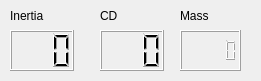
   <widget class="QWidget" name="widget" native="true">
    <property name="geometry">
     <rect>
      <x>1449</x>
      <y>570</y>
      <width>261</width>
      <height>81</height>
     </rect>
    </property>
    <property name="autoFillBackground">
     <bool>false</bool>
    </property>
    <widget class="QLabel" name="label_34">
     <property name="geometry">
      <rect>
       <x>10</x>
       <y>5</y>
       <width>81</width>
       <height>21</height>
      </rect>
     </property>
     <property name="text">
      <string>Inertia</string>
     </property>
     <property name="alignment">
      <set>Qt::AlignLeading|Qt::AlignLeft|Qt::AlignVCenter</set>
     </property>
    </widget>
    <widget class="QLabel" name="label_12">
     <property name="geometry">
      <rect>
       <x>180</x>
       <y>5</y>
       <width>61</width>
       <height>21</height>
      </rect>
     </property>
     <property name="text">
      <string>Mass</string>
     </property>
     <property name="alignment">
      <set>Qt::AlignLeading|Qt::AlignLeft|Qt::AlignVCenter</set>
     </property>
    </widget>
    <widget class="QLabel" name="label_33">
     <property name="geometry">
      <rect>
       <x>100</x>
       <y>5</y>
       <width>61</width>
       <height>21</height>
      </rect>
     </property>
     <property name="text">
      <string>CD</string>
     </property>
     <property name="alignment">
      <set>Qt::AlignLeading|Qt::AlignLeft|Qt::AlignVCenter</set>
     </property>
    </widget>
    <widget class="QLCDNumber" name="CD_Val">
     <property name="geometry">
      <rect>
       <x>100</x>
       <y>30</y>
       <width>64</width>
       <height>41</height>
      </rect>
     </property>
     <property name="digitCount">
      <number>3</number>
     </property>
    </widget>
    <widget class="QLCDNumber" name="Mass_Val">
     <property name="geometry">
      <rect>
       <x>180</x>
       <y>30</y>
       <width>61</width>
       <height>41</height>
      </rect>
     </property>
     <property name="digitCount">
      <number>5</number>
     </property>
    </widget>
    <widget class="QLCDNumber" name="Inertia_Val">
     <property name="geometry">
      <rect>
       <x>10</x>
       <y>30</y>
       <width>64</width>
       <height>41</height>
      </rect>
     </property>
     <property name="digitCount">
      <number>3</number>
     </property>
    </widget>
   </widget>
